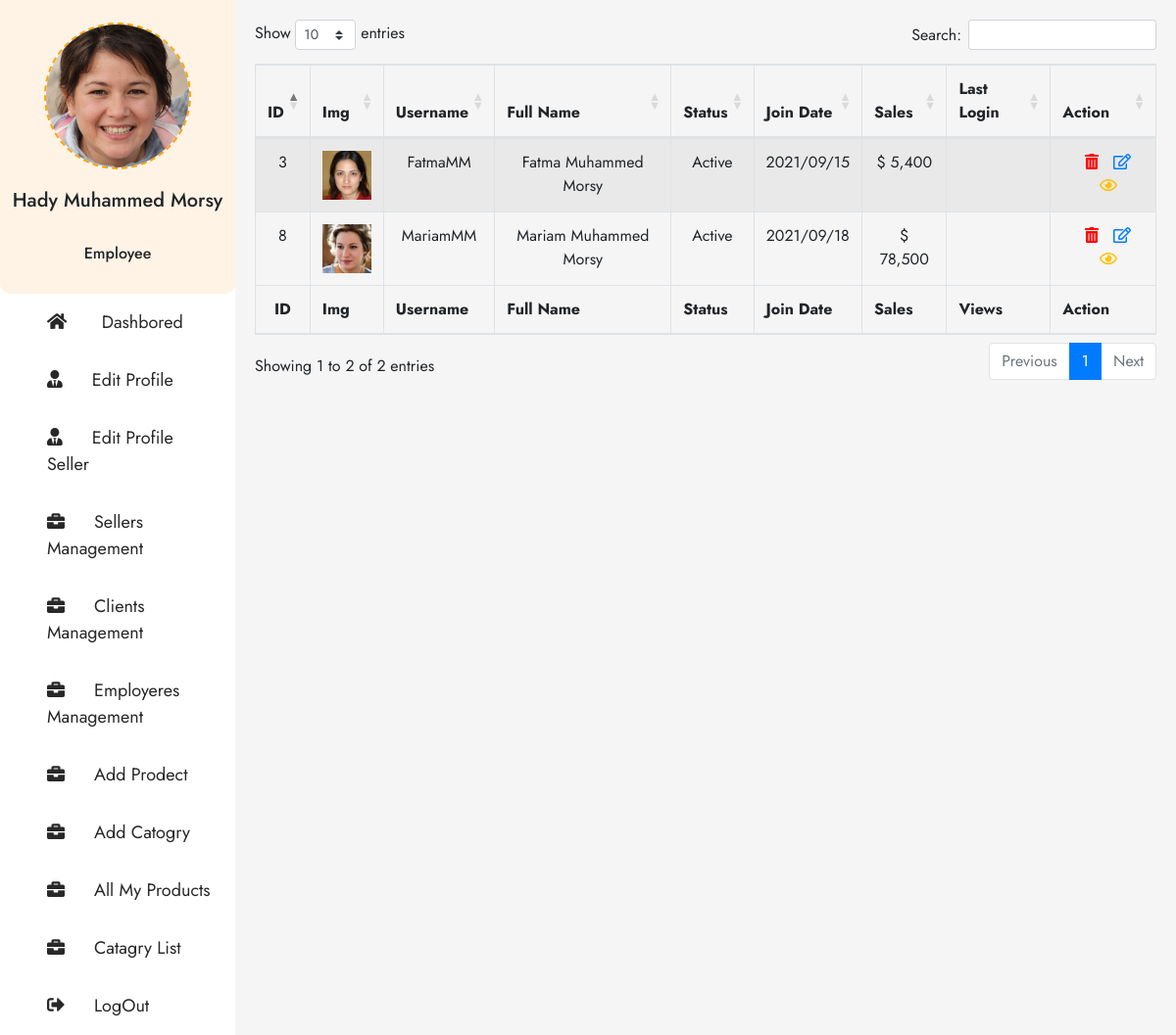
Page /Vendor-Seller-Manager.php (signed in) on the earlier database version.
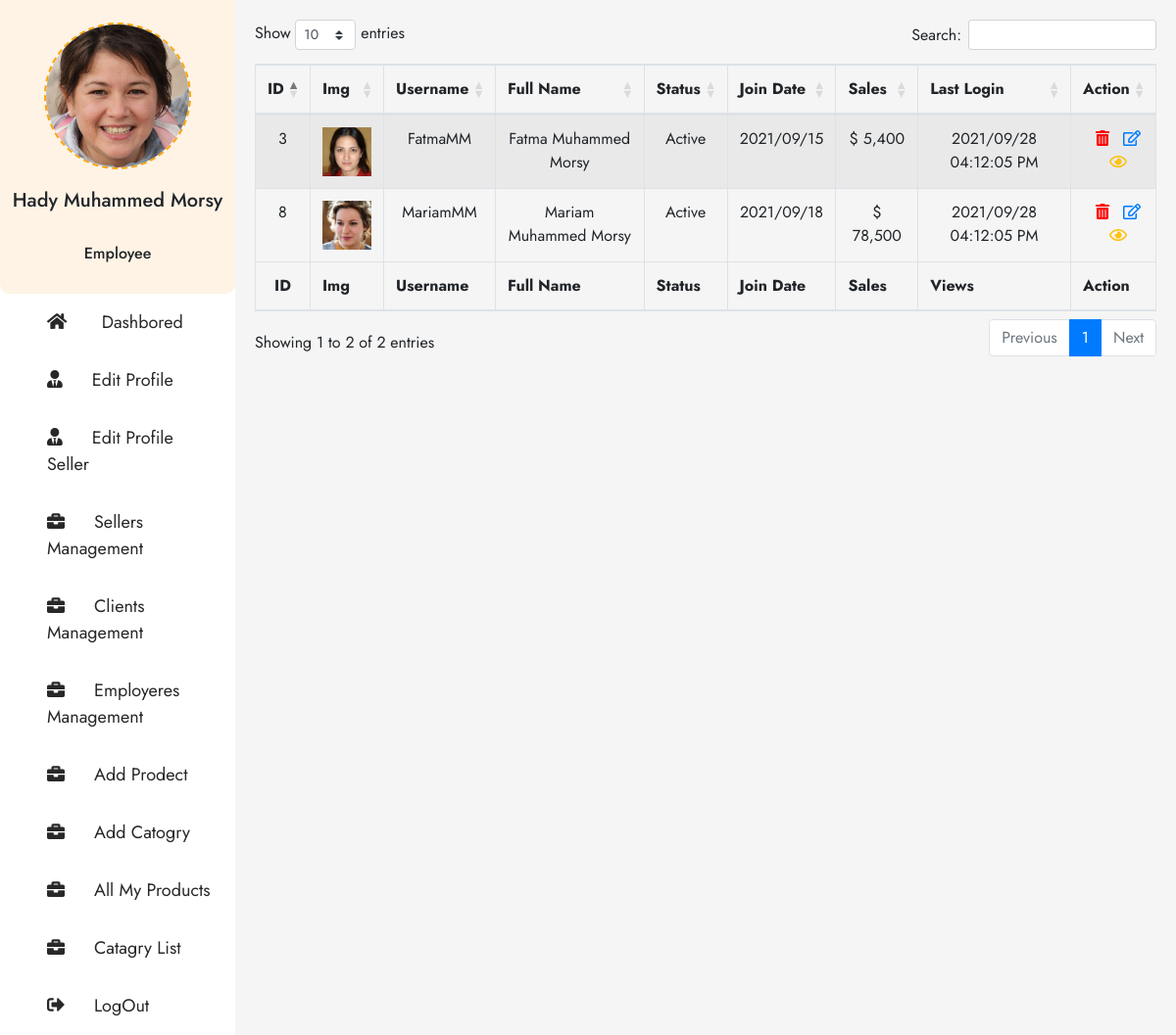
Same page on the later database version.
### tables this page shows
CREATE TABLE `ha_users` (
  `HA_U_ID` bigint(20) UNSIGNED NOT NULL,
  `HA_U_Username` varchar(255) NOT NULL,
  `HA_U_Password` varchar(255) NOT NULL,
  `HA_U_User_Status` varchar(255) NOT NULL,
  `HA_U_Last_Login` varchar(255) NOT NULL,
  `HA_U_First_Name` varchar(255) NOT NULL,
  `HA_U_Second_Name` varchar(255) NOT NULL,
  `HA_U_Last_Name` varchar(255) NOT NULL,
  `HA_U_Country` varchar(255) NOT NULL,
  `HA_U_Email` varchar(255) NOT NULL,
  `HA_U_User_Type` varchar(255) NOT NULL,
  `HA_P_Views` varchar(255) NOT NULL,
  `HA_U_Sales` varchar(255) NOT NULL,
  `HA_U_Purchase` varchar(255) NOT NULL,
  `HA_U_Date_Created` varchar(255) NOT NULL,
  `HA_U_Time_Created` varchar(255) NOT NULL,
  `HA_P_Permission_Seller_Manager` varchar(255) NOT NULL,
  `HA_P_Permission_Clients_Manager` varchar(255) NOT NULL,
  `HA_P_Permission_Employee_Manager` varchar(255) NOT NULL
);

### Datebase/DB-Vendor-Seller-Manger.php (called while the page is built, shortened)
<?php
    $SQL_Seller_Info = 'SELECT * FROM ha_users WHERE HA_U_User_Type = "Seller" ORDER BY HA_U_ID DESC ';
    $Result_Seller_Info = mysqli_query($Connection,$SQL_Seller_Info);
    $Count_Seller_Info  = mysqli_num_rows($Result_Seller_Info);
?>

### Website-Structure/Vendor-Seller-Manager-Body.php (the view, shortened to what this page needs)
<div class="right-All-users Dasbored-content">
    <table id="Seller" class="table table-striped table-bordered" style="width:100%">
        <thead style="text-align: center;">
            <tr>
                <th>ID</th>
                <th>Img</th>
                <th>Username</th>
                <th>Full Name</th>
                <th>Status</th>
                <th>Join Date</th>
                <th>Sales</th>
                <th>Last Login</th>
                <th>Action</th>
            </tr>
        </thead>
        <tbody>
            <?php
                if ($Count_Seller_Info > 0) {
                    while ($Rows = mysqli_fetch_array($Result_Seller_Info)) {
                        echo '
                            <tr class="t-body" style="text-align: center;">
                            <td>'.$Rows['HA_U_ID'].'</td>
                            <td><img src="IMG/User-Profile-Picture/[User-ID='.$Rows['HA_U_ID'].']/image.jpg" alt="Img" style="width:50px"/></td>
                            <td>'.$Rows['HA_U_Username'] .'</td>
                            <td>'.$Rows['HA_U_First_Name'] . ' ' . $Rows['HA_U_Second_Name'] . ' ' . $Rows['HA_U_Last_Name'] . '</td>
                            <td>'.$Rows['HA_U_User_Status'].'</td>
                            <td>'.$Rows['HA_U_Date_Created'].'</td>
                            <td>$ '.number_format($Rows['HA_U_Sales']).'</td>
                            <td>'.$Rows['HA_U_Last_Login'].'</td>
                            <td class="last-Action" style="text-align: center;">
                                <a href="#" class="Trash" data-users=".Delete-user"> <i class="fas fa-trash-alt"></i> </a>
                                <a href="#" class="Edit" data-users=".Edit-username"> <i class="far fa-edit"></i> </a>
                                <a href="#" class="View" data-users=".View-User"> <i class="far fa-eye"></i> </a>
                            </td>
                            </tr>
                        ';
                    }
                }
            ?>
        </tbody>
        <tfoot style="text-align: center;">
            <tr>
                <th>ID</th>
                <th>Img</th>
                <th>Username</th>
                <th>Full Name</th>
                <th>Status</th>
                <th>Join Date</th>
                <th>Sales</th>
                <th>Views</th>
                <th>Action</th>
            </tr>
        </tfoot>
    </table>
</div>

### Vendor-Seller-Manager.php (shortened to what this page needs)
<?php
    include('Datebase/Config.php');
    include('Datebase/DB-Vendor-Seller-Manger.php');
?>
<!DOCTYPE html>
<html lang="en">
<?php
    include ('Website-Structure/Header-Elemnts.php') ;
?>
    <link rel="stylesheet" href="https://cdnjs.cloudflare.com/ajax/libs/twitter-bootstrap/4.5.2/css/bootstrap.css">
    <link rel="stylesheet" href="https://cdn.datatables.net/1.11.2/css/dataTables.bootstrap4.min.css">
    <link rel="stylesheet" href="Framework/Fontawsome/css/all.css">
    <link rel="stylesheet" href="Font's/Kufi/Kufi-Font.css">
    <link rel="stylesheet" href="CSS-Files/H_A.css">
<body>
<div class="container-hady">
    <?php include ("Website-Structure/Dashbored-header.php"); ?>
    <?php include ("./Website-Structure/Vendor-Seller-Manager-Body.php"); ?>
</div>
</body>
</html>

### Website-Structure/Header-Elemnts.php (shortened to what this page needs)
<head>
</head>

### Website-Structure/Dashbored-header.php (shortened to what this page needs)
<aside>
    <div class="image-useres">
        <div class="image-user-content">
            <?php echo '<img src = "IMG/User-Profile-Picture/[User-ID='.$_SESSION['HA_U_ID'].']/image.jpg" alt="emp_default.jpg"/>';?>
        </div>
        <?php echo '<h5>'.$_SESSION['User_First_Three_Names'].'</h5>';?>
        <?php echo '<br><h6>'.$_SESSION['HA_U_User_Type'].'</h6>';?>
    </div>
    <ul class="list-of-dashbored">
        <li><a href="Admin-system.php" class="Dashbored"> <i class="fas fa-home"></i> Dashbored</a></li>
        <li><a href="Edit-Profile.php" class="Edit-profile"><i class="fas fa-user-tie" class="Edit-profile"></i>Edit Profile</a></li>
        <li><a href="Edit-Profile-seller.php" class="Edit-Seller"><i class="fas fa-user-tie" class="Edit-profile"></i>Edit Profile Seller</a></li>
        <?php
        if ($_SESSION['HA_P_Permission_Seller_Manager'] == 'Available') {
            echo '<li><a href="Vendor-Seller-Manager.php" class="Projects"><i class="fas fa-briefcase"></i>Sellers Management</a></li>';
        }
        ?>
        <?php
        if ($_SESSION['HA_P_Permission_Clients_Manager'] == 'Available') {
            echo '<li><a href="Vendor-Clients-Manager.php" class="Clients"><i class="fas fa-briefcase"></i>Clients Management</a></li>';
        }
        ?>
        <?php
        if ($_SESSION['HA_P_Permission_Employee_Manager'] == 'Available') {
            echo '<li><a href="Vendor-Employee-Manager.php" class="Employeres"><i class="fas fa-briefcase"></i>Employeres Management</a></li>';
        }
        ?>
        <li><a href="Add-prodect.php" class="Add Project"><i class="fas fa-briefcase"></i>Add Prodect</a></li>
        <li><a href="Add-Catagry.php" class="Add Catogry"><i class="fas fa-briefcase"></i>Add Catogry</a></li>
        <li><a href="All-Products.php" class="All-Products"><i class="fas fa-briefcase"></i>All My Products</a></li>
        <li><a href="All-Catagry.php" class="All-Catagry"><i class="fas fa-briefcase"></i>Catagry List</a></li>
        <li><a href="Logout.php" class="Add LogOut"><i class="fas fa-sign-out-alt"></i>LogOut</a></li>
    </ul>
</aside>

### CSS-Files/H_A.css (style rules this page uses)
body { font-family: 'Jost', sans-serif; font-weight: 400; }
.Trash { color: red; }
.View { color: #FFC107; }
.container-hady { width: 100%; height: 100%; display: flex; background-color: #f3f7fd; }
.container-hady aside { flex-basis: 20%; background-color: #fff; display: flex; flex-direction: column; }
.container-hady aside .image-useres { width: 100%; background-color: #fef3e5; height: 300px; border-bottom-left-radius: 10px; border-bottom-right-radius: 10px; display: flex; justify-content: center; align-items: center; flex-direction: column; }
.container-hady aside .image-useres .image-user-content { width: 150px; height: 150px; border-radius: 50%; border: 2px dashed orange; position: relative; margin-bottom: 20px; }
.container-hady aside .image-useres .image-user-content img { width: 100%; height: 100%; vertical-align: middle; position: absolute; border-radius: 50%; }
.container-hady aside ul { display: flex; margin: 0; padding: 0; }
.container-hady aside .list-of-dashbored { list-style: none; display: flex; flex-direction: column; width: 100%; }
.container-hady aside .list-of-dashbored li { padding: 1rem 1rem 1rem 3rem; }
.container-hady aside .list-of-dashbored li a { text-decoration: none; color: #282828; font-size: 18px; }
.container-hady aside .list-of-dashbored li a svg { margin-right: 30px; }
.container-hady .right-All-users { flex-basis: 80%; background-color: #f5f5f5; padding: 20px; }
.t-body td:first-child { text-align: center; }
tfoot tr th:first-child { text-align: center; }
.t-body td a { margin-left: 10px; }

Differences in the rows shown:
changed ha_users "MariamMM": HA_U_Last_Login (not shown) → "2021/09/28 04:12:05 PM"
changed ha_users "FatmaMM": HA_U_Last_Login (not shown) → "2021/09/28 04:12:05 PM"
